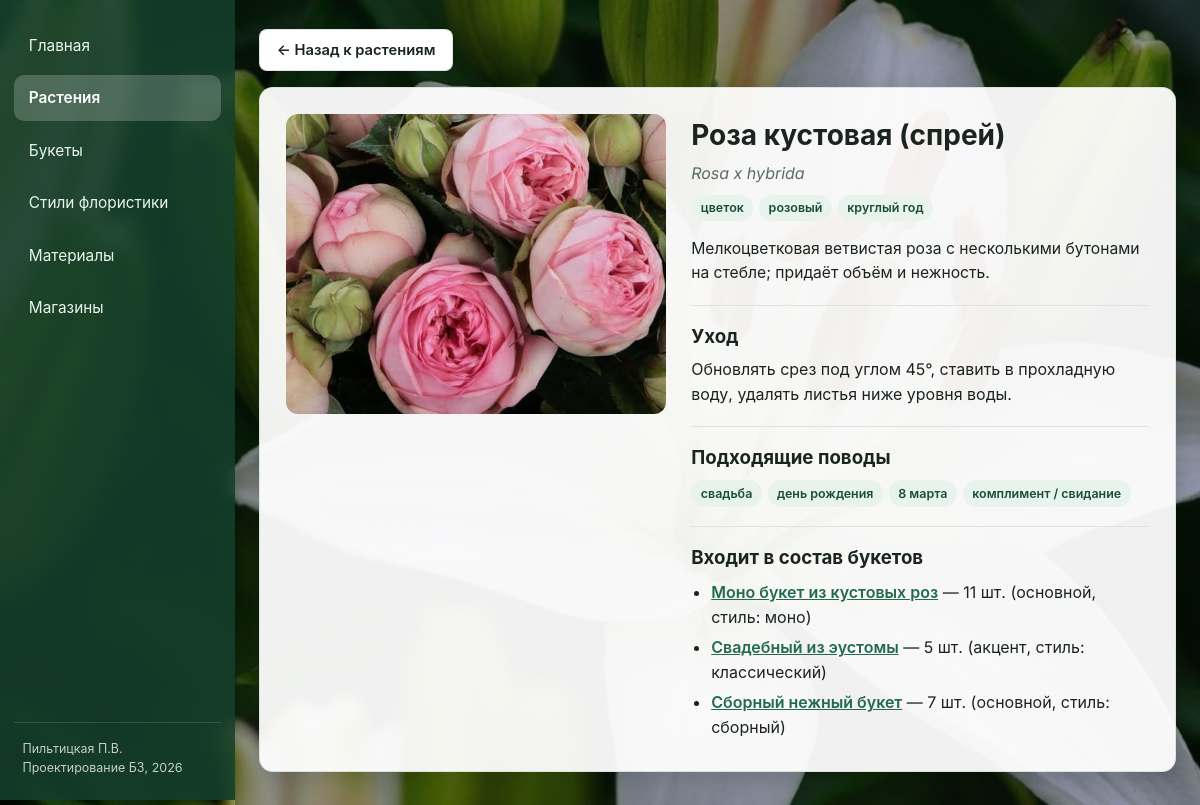
Page /plants/1 on the committed database.
### tables this page shows
CREATE TABLE plants (
    plant_id     INTEGER PRIMARY KEY AUTOINCREMENT,
    name_ru      VARCHAR(100) NOT NULL,
    name_latin   VARCHAR(100),
    category     VARCHAR(50),
    color        VARCHAR(50),
    season       VARCHAR(50),
    description  TEXT,
    care_info    TEXT,
    image_url    TEXT
);

CREATE TABLE occasions (
    occasion_id  INTEGER PRIMARY KEY AUTOINCREMENT,
    name         VARCHAR(100) NOT NULL
);

CREATE TABLE bouquet_composition (
    bouquet_id   INTEGER NOT NULL REFERENCES bouquets(bouquet_id) ON DELETE CASCADE,
    plant_id     INTEGER NOT NULL REFERENCES plants(plant_id) ON DELETE RESTRICT,
    quantity     INTEGER NOT NULL DEFAULT 1,
    role         VARCHAR(30),
    PRIMARY KEY (bouquet_id, plant_id)
);

CREATE TABLE bouquets (
    bouquet_id   INTEGER PRIMARY KEY AUTOINCREMENT,
    name         VARCHAR(150) NOT NULL,
    description  TEXT,
    style        VARCHAR(50),
    image_url    TEXT
);

### app.py (the view)
@app.route("/plants/<int:plant_id>")
def plant_detail(plant_id: int):
    conn = get_db()
    try:
        plant = conn.execute("SELECT * FROM plants WHERE plant_id = ?", (plant_id,)).fetchone()
        if not plant:
            abort(404)
        occasions = conn.execute(
            """
            SELECT o.name FROM plant_occasions po
            JOIN occasions o ON o.occasion_id = po.occasion_id
            WHERE po.plant_id = ?
            """,
            (plant_id,),
        ).fetchall()
        bouquets = conn.execute(
            """
            SELECT b.bouquet_id, b.name, b.style, bc.quantity, bc.role
            FROM bouquet_composition bc
            JOIN bouquets b ON b.bouquet_id = bc.bouquet_id
            WHERE bc.plant_id = ?
            """,
            (plant_id,),
        ).fetchall()
        return render_template(
            "plant_detail.html",
            plant=plant,
            occasions=[r["name"] for r in occasions],
            bouquets=bouquets,
        )
    finally:
        conn.close()

### app.py (called while the page is built)
def ensure_db_ready() -> None:
    need_init = False
    if not DB_PATH.exists():
        need_init = True
    else:
        try:
            conn = sqlite3.connect(DB_PATH)
            count = conn.execute("SELECT COUNT(*) FROM plants").fetchone()[0]
            styles_count = conn.execute("SELECT COUNT(*) FROM styles").fetchone()[0]
            conn.close()
            if count == 0 or styles_count == 0:
                need_init = True
        except Exception:
            need_init = True
    if need_init:
        init_db(DB_PATH)

def get_db() -> sqlite3.Connection:
    ensure_db_ready()
    conn = sqlite3.connect(DB_PATH)
    conn.row_factory = sqlite3.Row
    conn.execute("PRAGMA foreign_keys = ON;")
    return conn

### templates/plant_detail.html (shortened to what this page needs)
{% extends "base.html" %}
{% block content %}
<div style="margin-bottom:1rem;">
  <a href="{{ url_for('plants_list') }}" class="btn btn-outline">← Назад к растениям</a>
</div>
<div class="detail-card">
  <div class="detail-grid">
    <img src="/{{ plant.image_url or 'static/img/placeholder.svg' }}"
         onerror="this.src='{{ url_for('static', filename='img/placeholder.svg') }}'"
         alt="{{ plant.name_ru }}"
         class="detail-img">
    <div>
      <h1 style="margin:0 0 0.25rem; font-size:1.75rem;">{{ plant.name_ru }}</h1>
      {% if plant.name_latin %}
        <div class="subtitle" style="font-size:1rem;">{{ plant.name_latin }}</div>
      {% endif %}
      <div class="badges" style="margin-bottom:1rem;">
        {% if plant.category %}<span class="badge">{{ plant.category }}</span>{% endif %}
        {% if plant.color %}<span class="badge">{{ plant.color }}</span>{% endif %}
        {% if plant.season %}<span class="badge">{{ plant.season }}</span>{% endif %}
      </div>
      {% if plant.description %}
        <p style="margin:0 0 0.9rem; font-size:0.98rem;">{{ plant.description }}</p>
      {% endif %}
      {% if plant.care_info %}
        <div class="detail-section">
          <h3 style="margin:0 0 0.4rem;">Уход</h3>
          <p style="margin:0;">{{ plant.care_info }}</p>
        </div>
      {% endif %}
      {% if occasions %}
        <div class="detail-section">
          <h3 style="margin:0 0 0.5rem;">Подходящие поводы</h3>
          <div class="badges" style="margin:0;">
            {% for o in occasions %}
              <span class="badge">{{ o }}</span>
            {% endfor %}
          </div>
        </div>
      {% endif %}
      {% if bouquets %}
        <div class="detail-section">
          <h3 style="margin:0 0 0.5rem;">Входит в состав букетов</h3>
          <ul style="margin:0; padding-left:1.25rem;">
            {% for b in bouquets %}
              <li style="margin-bottom:0.35rem;">
                <a href="{{ url_for('bouquet_detail', bouquet_id=b.bouquet_id) }}" style="color:#226a4d; font-weight:600;">{{ b.name }}</a>
                — {{ b.quantity }} шт. ({{ b.role }}, стиль: {{ b.style }})
              </li>
            {% endfor %}
          </ul>
        </div>
      {% endif %}
    </div>
  </div>
</div>
{% endblock %}

### static/css/style.css (style rules this page uses)
:root { --primary: #226a4d; --primary-dark: #184e38; --primary-light: #e8f3ee; --sidebar-w: 235px; --surface: rgba(255, 255, 255, 0.94); --surface-solid: #ffffff; --text: #1b241f; --muted: #5c6b63; --border: rgba(215, 226, 220, 0.85); --radius: 14px; }
* { box-sizing: border-box; }
html, body, button, input, select, textarea, th, td, a, h1, h2, h3, h4, p, span, div, li { font-family: "Inter", -apple-system, BlinkMacSystemFont, Arial, sans-serif; }
body { margin: 0; color: var(--text); line-height: 1.55; background: url("/static/img/hero_lily.jpg") center center / cover fixed no-repeat; }
.btn { display: inline-block; padding: 0.55rem 1.05rem; border-radius: 8px; border: none; font-weight: 600; font-size: 0.92rem; cursor: pointer; text-decoration: none; }
.btn-outline { background: var(--surface-solid); border: 1px solid var(--border); color: var(--text); }
.subtitle { font-size: 0.85rem; color: var(--muted); font-style: italic; margin-bottom: 0.55rem; }
.badges { display: flex; flex-wrap: wrap; gap: 0.35rem; margin-bottom: 0.65rem; }
.badge { background: var(--primary-light); color: var(--primary-dark); padding: 0.22rem 0.6rem; border-radius: 999px; font-size: 0.78rem; font-weight: 600; }
.detail-card { background: var(--surface); border: 1px solid var(--border); border-radius: var(--radius); padding: 1.6rem; box-shadow: 0 8px 26px rgba(0, 0, 0, 0.18); }
.detail-grid { display: grid; grid-template-columns: minmax(260px, 380px) 1fr; gap: 1.6rem; align-items: start; }
.detail-img { width: 100%; border-radius: 12px; object-fit: cover; max-height: 300px; background: var(--primary-light); }
.detail-section { margin-top: 1.2rem; padding-top: 1rem; border-top: 1px solid #dce5df; }

### rows in the picture
plants: image_url (picture), name_ru "Роза кустовая (спрей)", name_latin "Rosa x hybrida", category "цветок", color "розовый", season "круглый год", description "Мелкоцветковая ветвистая роза с несколькими бутонами на стебле; придаёт объём и нежность.", care_info "Обновлять срез под углом 45°, ставить в прохладную воду, удалять листья ниже уровня воды."
occasions: name "свадьба"
occasions: name "день рождения"
occasions: name "8 марта"
occasions: name "комплимент / свидание"
bouquet_composition: name "Моно букет из кустовых роз", quantity "11", role "основной", style "моно"
bouquet_composition: name "Свадебный из эустомы", quantity "5", role "акцент", style "классический"
bouquet_composition: name "Сборный нежный букет", quantity "7", role "основной", style "сборный"
